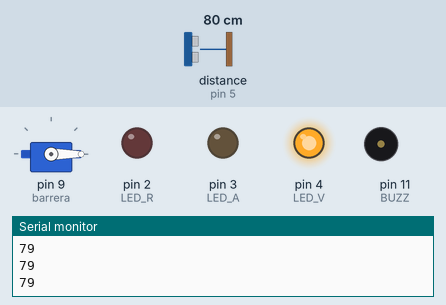
Simulated run of this sketch. Board: Arduino Uno, built with avr-gcc and run on an emulated ATmega328P. Parts: servo, output pins drawn as LEDs (lit = HIGH), buzzer (waves = sounding, pin HIGH), the last lines printed to the serial monitor. Wiring (inferred from the names in the program): ultrasonic range finder: trigger pin 6; echo pin 5. The test bench sets the inputs (shaded band); at power-on: distance to the obstacle (sensor on pin 5) 80 cm. The echo pulse lasts 58.3 µs per cm; pins used as bus, display or sensor lines are not drawn.

Above: at 1.2 s.
1.3 s: distance to the obstacle (sensor on pin 5) set to 63 cm
2.8 s: distance to the obstacle (sensor on pin 5) set to 55 cm
At 3.2 s:
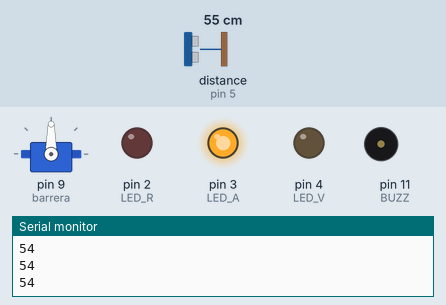
4.3 s: distance to the obstacle (sensor on pin 5) set to 33 cm
5.8 s: distance to the obstacle (sensor on pin 5) set to 27 cm
At 6.5 s:
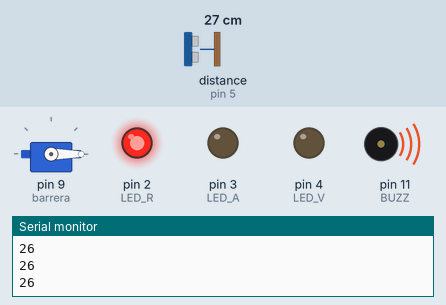
7.3 s: distance to the obstacle (sensor on pin 5) set to 35 cm
At 7.7 s:
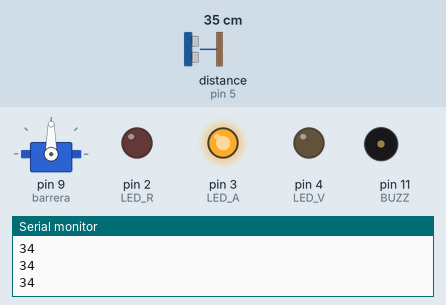
8.8 s: distance to the obstacle (sensor on pin 5) set to 2 cm
At 10.3 s:
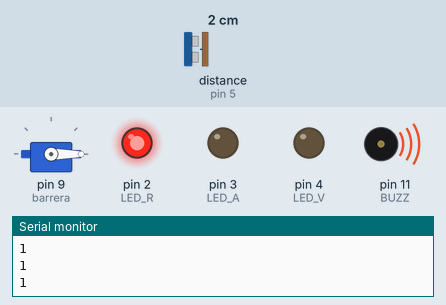
Timing chart, 0 to 11.4 s (numbered marks = the images above; inputs shaded):
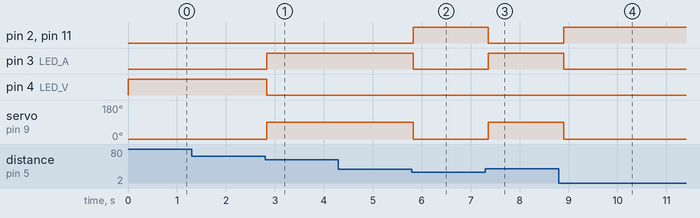

The sketch:

18_practica_final.ino
```cpp
#include <Servo.h>

#define ECHO 5
#define TRIG 6
#define BUZZ 11
#define LED_R 2
#define LED_A 3
#define LED_V 4

Servo barrera;

const int dist_1 = 30;
const int dist_2 = 60;

int distancia;
const int espera = 100;
const int abierto= 90;
const int cerrado = 0;

void setup() {
   Serial.begin(9600);

   pinMode(TRIG, OUTPUT);
   pinMode(ECHO, INPUT);
   pinMode(BUZZ, OUTPUT);
   pinMode(LED_R, OUTPUT);
   pinMode(LED_V, OUTPUT);
   pinMode(LED_A, OUTPUT);

   barrera.attach(9);
   digitalWrite(LED_R,LOW);
   digitalWrite(LED_V,LOW);
   digitalWrite(LED_A,LOW);

   barrera.write(0);
}

void loop() {
   distancia = ultrasonido();
   Serial.println(distancia);
   if (distancia < dist_1){           // Cuando la distancia es mínima: luz roja, baja la barrera y se enciende el buzzer
    digitalWrite(BUZZ, HIGH);
    digitalWrite(LED_R, HIGH);
    digitalWrite(LED_V, LOW);
    digitalWrite(LED_A, LOW);
    barrera.write(cerrado);
    delay(espera);

   }
   else if (distancia <dist_2 && distancia>= dist_1) {      // cuando la distancia está entre máx y min: se encide la luz amarilla
    digitalWrite(BUZZ, LOW);
    digitalWrite(LED_R, LOW);
    digitalWrite(LED_V, LOW);
    digitalWrite(LED_A, HIGH);
    barrera.write(abierto);
    delay(espera);


   }

   else {
    digitalWrite(BUZZ, LOW);
    digitalWrite(LED_R, LOW);
    digitalWrite(LED_V, HIGH);
    digitalWrite(LED_A, LOW);

    barrera.write(cerrado);
    delay(espera);

   }

}

int ultrasonido() {
   long tiempo;
   long distancia;
   digitalWrite(TRIG, LOW);
   delayMicroseconds(2);
   digitalWrite(TRIG, HIGH);
   delayMicroseconds(10);
   digitalWrite(TRIG, LOW);
   tiempo = pulseIn(ECHO, HIGH);

   distancia = tiempo * 10 / 292/ 2;
   return distancia;
}
```

Measured:
- the behaviour switches between 61 and 60 cm on distance to the obstacle (sensor on pin 5) (found by bisection; images 0 and 1)
- the behaviour switches between 31 and 30 cm on distance to the obstacle (sensor on pin 5) (found by bisection; images 1 and 2)
- after the input at 2.8 s, pin 3 (LED_A): LOW → HIGH at once; pin 4 (LED_V): HIGH → LOW at once; servo on pin 9 (barrera): 0° → 90° at once
- after the input at 5.8 s, pin 2 (LED_R), pin 11 (BUZZ): LOW → HIGH at once; pin 3 (LED_A): HIGH → LOW at once; servo on pin 9 (barrera): 90° → 0° at once
- after the input at 7.3 s, pin 2 (LED_R), pin 11 (BUZZ): HIGH → LOW after 0.06 s; pin 3 (LED_A): LOW → HIGH after 0.06 s; servo on pin 9 (barrera): 0° → 90° after 0.06 s
- after the input at 8.8 s, pin 2 (LED_R), pin 11 (BUZZ): LOW → HIGH after 0.10 s; pin 3 (LED_A): HIGH → LOW after 0.10 s; servo on pin 9 (barrera): 90° → 0° after 0.10 s
